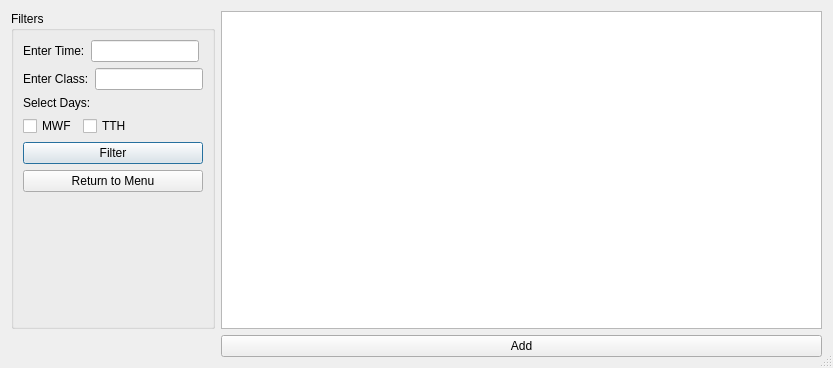
<?xml version="1.0" encoding="UTF-8"?>
<ui version="4.0">
 <class>ClassSearch</class>
 <widget class="QDialog" name="ClassSearch">
  <property name="windowModality">
   <enum>Qt::NonModal</enum>
  </property>
  <property name="geometry">
   <rect>
    <x>0</x>
    <y>0</y>
    <width>833</width>
    <height>368</height>
   </rect>
  </property>
  <property name="maximumSize">
   <size>
    <width>16777215</width>
    <height>16777215</height>
   </size>
  </property>
  <property name="windowTitle">
   <string>Dialog</string>
  </property>
  <property name="sizeGripEnabled">
   <bool>true</bool>
  </property>
  <property name="modal">
   <bool>true</bool>
  </property>
  <layout class="QGridLayout" name="gridLayout">
   <item row="0" column="0">
    <widget class="QGroupBox" name="groupBox">
     <property name="sizePolicy">
      <sizepolicy hsizetype="Fixed" vsizetype="Preferred">
       <horstretch>0</horstretch>
       <verstretch>0</verstretch>
      </sizepolicy>
     </property>
     <property name="title">
      <string>Filters</string>
     </property>
     <layout class="QFormLayout" name="formLayout">
      <item row="0" column="0">
       <layout class="QHBoxLayout" name="horizontalLayout_6">
        <item>
         <widget class="QLabel" name="label_time_2">
          <property name="text">
           <string>Enter Time:</string>
          </property>
         </widget>
        </item>
        <item>
         <widget class="QLineEdit" name="lineEdit_getTime_2"/>
        </item>
       </layout>
      </item>
      <item row="1" column="0">
       <layout class="QHBoxLayout" name="horizontalLayout_5">
        <item>
         <widget class="QLabel" name="label_getClass_2">
          <property name="text">
           <string>&lt;html&gt;&lt;head/&gt;&lt;body&gt;&lt;p&gt;Enter Class:&lt;/p&gt;&lt;/body&gt;&lt;/html&gt;</string>
          </property>
         </widget>
        </item>
        <item>
         <widget class="QLineEdit" name="lineEdit_getClass_2"/>
        </item>
       </layout>
      </item>
      <item row="2" column="0">
       <widget class="QLabel" name="label_days">
        <property name="text">
         <string>Select Days:</string>
        </property>
       </widget>
      </item>
      <item row="3" column="0">
       <layout class="QHBoxLayout" name="horizontalLayout_4">
        <item>
         <widget class="QCheckBox" name="checkBox_MWF">
          <property name="text">
           <string>MWF</string>
          </property>
         </widget>
        </item>
        <item>
         <widget class="QCheckBox" name="checkBox_TTH">
          <property name="text">
           <string>TTH</string>
          </property>
         </widget>
        </item>
       </layout>
      </item>
      <item row="4" column="0" colspan="2">
       <widget class="QPushButton" name="pushButton_filter">
        <property name="text">
         <string>Filter</string>
        </property>
       </widget>
      </item>
      <item row="5" column="0" colspan="2">
       <widget class="QPushButton" name="pushButton_return">
        <property name="sizePolicy">
         <sizepolicy hsizetype="Minimum" vsizetype="Fixed">
          <horstretch>0</horstretch>
          <verstretch>0</verstretch>
         </sizepolicy>
        </property>
        <property name="text">
         <string>Return to Menu</string>
        </property>
       </widget>
      </item>
     </layout>
    </widget>
   </item>
   <item row="0" column="1">
    <widget class="QListView" name="listView"/>
   </item>
   <item row="1" column="1">
    <widget class="QPushButton" name="pushButton_addClass">
     <property name="text">
      <string>Add</string>
     </property>
    </widget>
   </item>
  </layout>
 </widget>
 <resources/>
 <connections/>
</ui>
